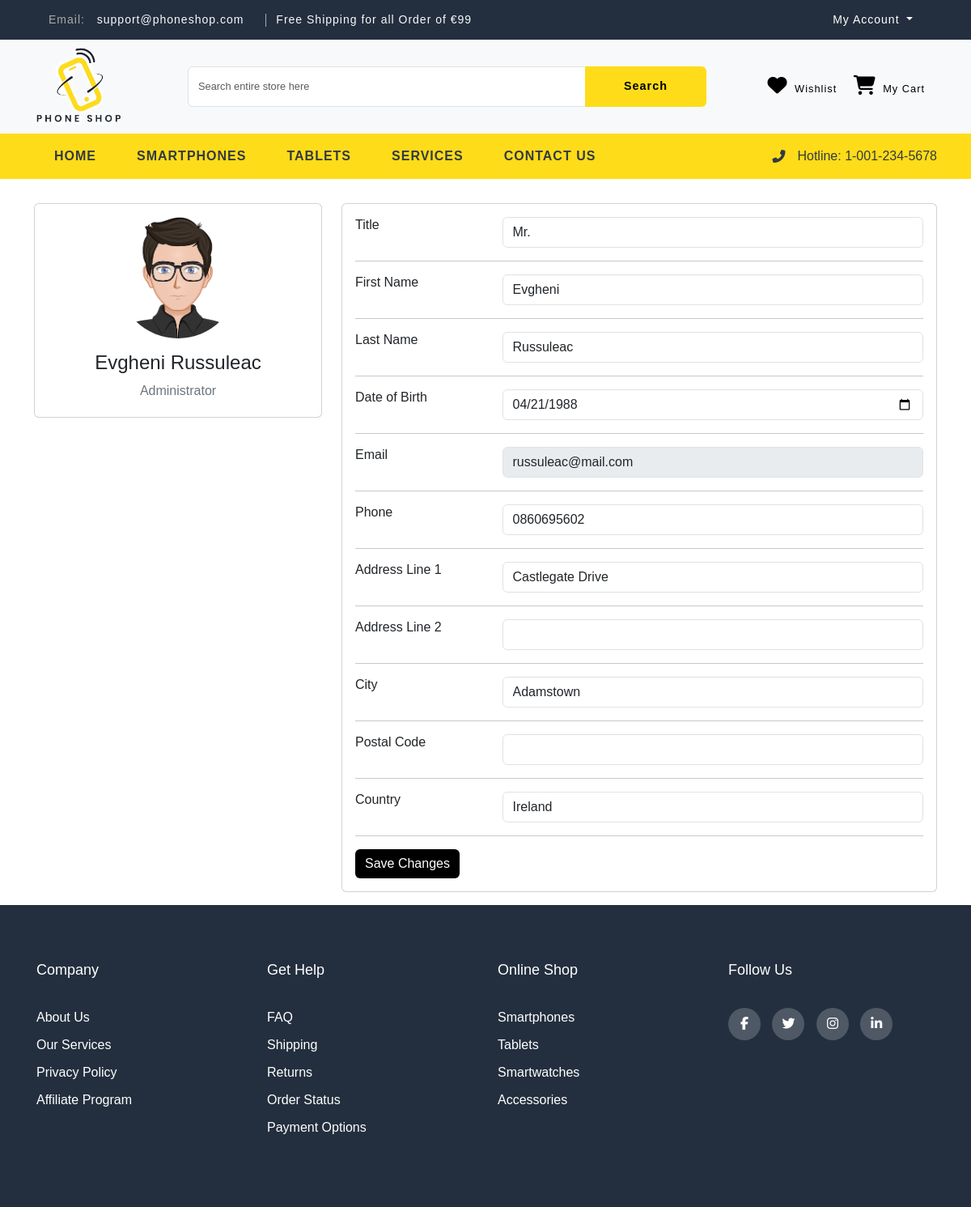
Screenshot of /edit_profile.php (signed in) with the database file from the repository.
### tables this page shows
CREATE TABLE IF NOT EXISTS `users` (
  `id` int NOT NULL AUTO_INCREMENT,
  `title` varchar(4) DEFAULT NULL,
  `firstname` varchar(50) DEFAULT NULL,
  `lastname` varchar(50) DEFAULT NULL,
  `email` varchar(100) DEFAULT NULL,
  `password` varchar(255) DEFAULT NULL,
  `birthdate` date DEFAULT NULL,
  `user_type` enum('Administrator','Standard') NOT NULL DEFAULT 'Standard',
  `address_line1` varchar(255) DEFAULT NULL,
  `address_line2` varchar(255) DEFAULT NULL,
  `city` varchar(100) DEFAULT NULL,
  `postal_code` varchar(20) DEFAULT NULL,
  `country` varchar(100) DEFAULT NULL,
  `phone_number` varchar(20) DEFAULT NULL,
  PRIMARY KEY (`id`),
  UNIQUE KEY `email` (`email`)
);

### public/edit_profile.php (called while the page is built, shortened)
<?php
require_once '../config/DBconnect.php';
require_once '../src/UserProfile.php';
include 'templates/header.php';
$userProfile = new UserProfile($connection);
$userDetails = $userProfile->getUserById($_SESSION['user_id']);
$avatarImage = 'images/noavatar.png';
if ($userDetails['title'] == 'Mr.') {
    $avatarImage = 'images/avatarMr.png';
} elseif ($userDetails['title'] == 'Mrs.') {
    $avatarImage = 'images/avatarMrs.png';
}
include '../src/View/edit_profile_view.php';
include 'templates/footer.php';
?>

### src/UserProfile.php (called while the page is built, shortened)
<?php
class UserProfile {
    private $db;
    public function __construct($pdo) {
        $this->db = $pdo;
    }
    public function getUserById($userId) {
        $statement = $this->db->prepare("SELECT id, title, firstname, lastname, email, birthdate, address_line1, address_line2, city, postal_code, country, phone_number, user_type FROM users WHERE id = ?");
        $statement->execute([$userId]);
        return $statement->fetch(PDO::FETCH_ASSOC);
    }
}

### src/View/edit_profile_view.php (the view, shortened to what this page needs)
<div class="container edit-profile">
    <div class="main-body">
        <div class="row gutters-sm">
            <div class="col-md-4 mb-3">
                <div class="card">
                    <div class="card-body">
                        <div class="d-flex flex-column align-items-center text-center">
                            <img src="<?= $avatarImage ?>" alt="User profile picture" class="rounded-circle" width="150">
                            <div class="mt-3">
                                <h4><?= htmlspecialchars($userDetails['firstname'] ?? '') . ' ' . htmlspecialchars($userDetails['lastname'] ?? ''); ?></h4>
                                <p class="text-secondary mb-1"><?= $userDetails['user_type'] === 'Administrator' ? 'Administrator' : 'Standard User'; ?></p>
                            </div>
                        </div>
                    </div>
                </div>
            </div>
            <div class="col-md-8">
                <div class="card mb-3">
                    <div class="card-body">
                        <form action="edit_profile.php" method="post">
                            <div class="row">
                                <div class="col-sm-3">
                                    <h6 class="mb-0">Title</h6>
                                </div>
                                <div class="col-sm-9 text-secondary">
                                    <select name="title" class="form-control">
                                        <option value="Mr." <?= $userDetails['title'] === 'Mr.' ? 'selected' : ''; ?>>Mr.</option>
                                    </select>
                                </div>
                            </div>
                            <hr>
                            <div class="row">
                                <div class="col-sm-3"><h6 class="mb-0">First Name</h6></div>
                                <div class="col-sm-9 text-secondary">
                                    <input type="text" name="firstname" class="form-control" value="<?= htmlspecialchars($userDetails['firstname'] ?? ''); ?>">
                                </div>
                            </div>
                            <hr>
                            <div class="row">
                                <div class="col-sm-3"><h6 class="mb-0">Last Name</h6></div>
                                <div class="col-sm-9 text-secondary">
                                    <input type="text" name="lastname" class="form-control" value="<?= htmlspecialchars($userDetails['lastname'] ?? ''); ?>">
                                </div>
                            </div>
                            <hr>
                            <div class="row">
                                <div class="col-sm-3"><h6 class="mb-0">Date of Birth</h6></div>
                                <div class="col-sm-9 text-secondary">
                                    <input type="date" name="birthdate" class="form-control" value="<?= htmlspecialchars($userDetails['birthdate'] ?? ''); ?>">
                                </div>
                            </div>
                            <hr>
                            <div class="row">
                                <div class="col-sm-3"><h6 class="mb-0">Email</h6></div>
                                <div class="col-sm-9 text-secondary">
                                    <input type="email" name="email" class="form-control" value="<?= htmlspecialchars($userDetails['email']); ?>" disabled>
                                </div>
                            </div>
                            <hr>
                            <div class="row">
                                <div class="col-sm-3"><h6 class="mb-0">Phone</h6></div>
                                <div class="col-sm-9 text-secondary">
                                    <input type="text" name="phone_number" class="form-control" value="<?= htmlspecialchars($userDetails['phone_number'] ?? ''); ?>">
                                </div>
                            </div>
                            <hr>
                            <div class="row">
                                <div class="col-sm-3"><h6 class="mb-0">Address Line 1</h6></div>
                                <div class="col-sm-9 text-secondary">
                                    <input type="text" name="address_line1" class="form-control" value="<?= htmlspecialchars($userDetails['address_line1'] ?? ''); ?>">
                                </div>
                            </div>
                            <hr>
                            <div class="row">
                                <div class="col-sm-3"><h6 class="mb-0">Address Line 2</h6></div>
                                <div class="col-sm-9 text-secondary">
                                    <input type="text" name="address_line2" class="form-control" value="<?= htmlspecialchars($userDetails['address_line2'] ?? ''); ?>">
                                </div>
                            </div>
                            <hr>
                            <div class="row">
                                <div class="col-sm-3"><h6 class="mb-0">City</h6></div>
                                <div class="col-sm-9 text-secondary">
                                    <input type="text" name="city" class="form-control" value="<?= htmlspecialchars($userDetails['city'] ?? ''); ?>">
                                </div>
                            </div>
                            <hr>
                            <div class="row">
                                <div class="col-sm-3"><h6 class="mb-0">Postal Code</h6></div>
                                <div class="col-sm-9 text-secondary">
                                    <input type="text" name="postal_code" class="form-control" value="<?= htmlspecialchars($userDetails['postal_code'] ?? ''); ?>">
                                </div>
                            </div>
                            <hr>
                            <div class="row">
                                <div class="col-sm-3"><h6 class="mb-0">Country</h6></div>
                                <div class="col-sm-9 text-secondary">
                                    <input type="text" name="country" class="form-control" value="<?= htmlspecialchars($userDetails['country'] ?? ''); ?>">
                                </div>
                            </div>
                            <hr>
                            <div class="row">
                                <div class="col-sm-12">
                                    <button type="submit" class="btn btn-primary">Save Changes</button>
                                </div>
                            </div>
                        </form>
                    </div>
                </div>
            </div>
        </div>
    </div>
</div>

### public/css/style.css (style rules this page uses)
body { font-family: "muli", sans-serif; }
.profile, .edit-profile { margin-top: 30px; }
.profile .btn, .edit-profile .btn { background-color: black; color: white; border: none; }

### rows the page displays
users: firstname "Evgheni", lastname "Russuleac", title "Mr.", birthdate "04/21/1988", email "russuleac@mail.com", phone_number "0860695602", address_line1 "Castlegate Drive", city "Adamstown", country "Ireland"
